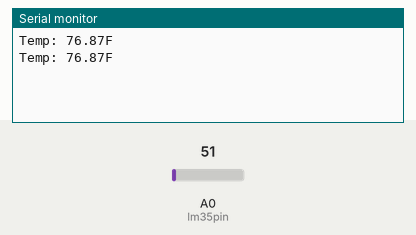
Bench run of a sketch on a simulated Arduino Uno, built with avr-gcc and run on an emulated ATmega328P. Shown: the last lines printed to the serial monitor. Inputs (shaded band) come from the test bench; at power-on: A0 (lm35pin) = 51.

Above: at 1.8 s.
1.9 s: A0 (lm35pin) set to 61
At 2.8 s:
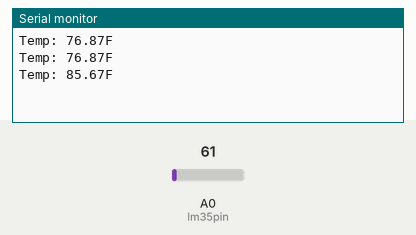
3.4 s: A0 (lm35pin) set to 71
At 4.8 s:
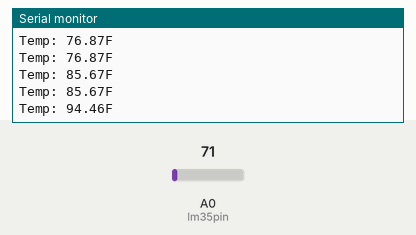
Timing chart, 0 to 6.4 s (numbered marks = the images above; inputs shaded):
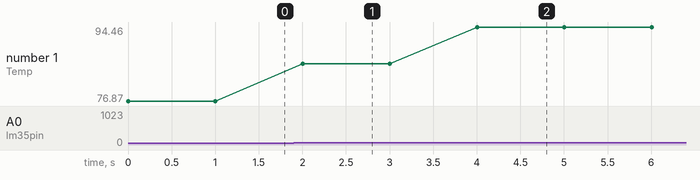

Measured:
- after the input at 1.9 s, the serial monitor: prints a new line after 0.10 s (image 1)
- after the input at 3.4 s, the serial monitor: prints a new line after 0.60 s (image 2)
- plotted number 1: 76.87 → 85.67 after the input at 1.9 s, 85.67 → 94.46 after the input at 3.4 s

The sketch:

Reading_Temperature_.ino
```cpp
/*
 * Dec. 28, 2015
 * Project: Reading Temperature
 * Me and Chris also ended up going the extra mile and converting the temperature from Celsius to Fahrenheit
 * We also realized that while posting our mini achievement through our Snapchat story that their temperature reader
 * was actually wrong.
*/

int lm35pin = A0;

void setup() {
  //set up serial at 9600 baud
  Serial.begin(9600);

}

void loop() {
  int analogValue;
  float temperature;

  //read our temperature sensor
  analogValue = analogRead(lm35pin);

  //convert the 10bit analog value to celcius
  temperature = float(analogValue) / 1023;
  temperature = temperature * 500;
  temperature = temperature * 9/5 + 32;

  //print the temperature over serial
  Serial.print("Temp: ");
  Serial.print(temperature);
  Serial.println("F");

  //wait 1s before before reading the temperature again
  delay(1000);
}
```
